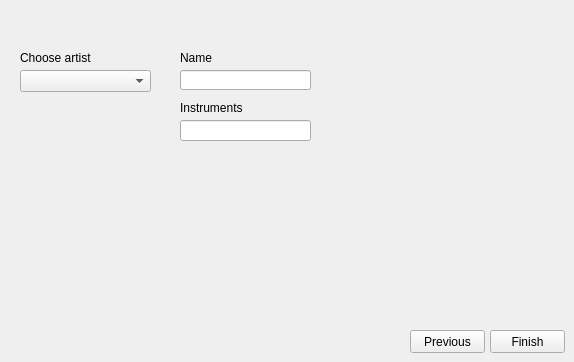
      <widget class="QWidget" name="updateArtistPage">
       <widget class="QComboBox" name="chooseArtistComboBox_3">
        <property name="geometry">
         <rect>
          <x>20</x>
          <y>70</y>
          <width>131</width>
          <height>22</height>
         </rect>
        </property>
       </widget>
       <widget class="QPushButton" name="updateArtistFinishButton">
        <property name="geometry">
         <rect>
          <x>490</x>
          <y>330</y>
          <width>75</width>
          <height>23</height>
         </rect>
        </property>
        <property name="text">
         <string>Finish</string>
        </property>
       </widget>
       <widget class="QLabel" name="label_91">
        <property name="geometry">
         <rect>
          <x>20</x>
          <y>50</y>
          <width>131</width>
          <height>16</height>
         </rect>
        </property>
        <property name="text">
         <string>Choose artist</string>
        </property>
       </widget>
       <widget class="QPushButton" name="updateArtistPreviousButton">
        <property name="geometry">
         <rect>
          <x>410</x>
          <y>330</y>
          <width>75</width>
          <height>23</height>
         </rect>
        </property>
        <property name="text">
         <string>Previous</string>
        </property>
       </widget>
       <widget class="QLabel" name="artistNameLabel_5">
        <property name="geometry">
         <rect>
          <x>180</x>
          <y>50</y>
          <width>131</width>
          <height>16</height>
         </rect>
        </property>
        <property name="text">
         <string>Name</string>
        </property>
       </widget>
       <widget class="QLineEdit" name="instumentsLineEdit_5">
        <property name="geometry">
         <rect>
          <x>180</x>
          <y>120</y>
          <width>131</width>
          <height>21</height>
         </rect>
        </property>
       </widget>
       <widget class="QLabel" name="instumentsLabel_5">
        <property name="geometry">
         <rect>
          <x>180</x>
          <y>100</y>
          <width>131</width>
          <height>16</height>
         </rect>
        </property>
        <property name="text">
         <string>Instruments</string>
        </property>
       </widget>
       <widget class="QLineEdit" name="artistNameLineEdit_5">
        <property name="geometry">
         <rect>
          <x>180</x>
          <y>70</y>
          <width>131</width>
          <height>20</height>
         </rect>
        </property>
       </widget>
      </widget>
